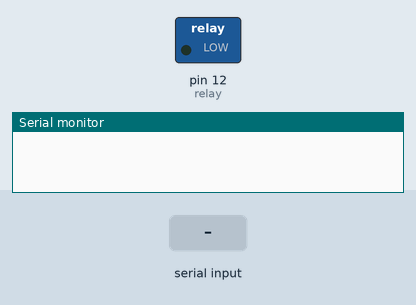
This sketch was run on a simulated Arduino Uno, built with avr-gcc and run on an emulated ATmega328P. On the bench: switched loads named in the sketch (green lamp = pin HIGH), the last lines printed to the serial monitor. Inputs (shaded band) come from the test bench.

Above: at 1.2 s.
1.3 s: "*turn on the light" received over Serial
At 2.6 s:
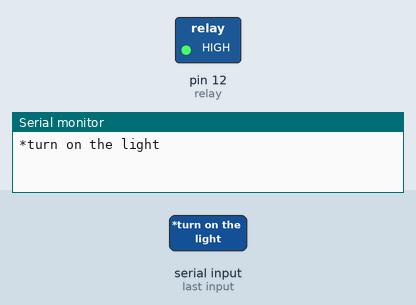
2.9 s: "*turn off the light" received over Serial
At 4.2 s:
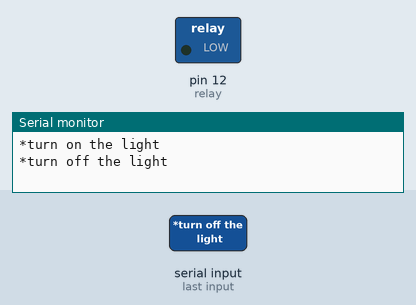
Timing chart, 0 to 5.9 s (numbered marks = the images above; inputs shaded):
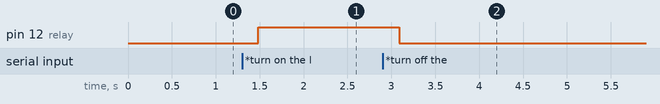

The sketch:

voice-controlled-light.ino
```cpp
//Tech Trends Shameer
//Voice Controlled Light

String voice;

#define relay 12

void setup()
{                                            // put your setup code here, to run once:
  Serial.begin(9600);
  pinMode(relay, OUTPUT);
  digitalWrite(relay, LOW);
}

  int relayVal;

void loop() {

  while (Serial.available())   //Check if there is an available byte to read
  {
  delay(10);                   //Delay added to make thing stable
  char c = Serial.read();      //Conduct a serial read
  if (c == '#') {break;}       //Exit the loop when the # is detected after the word
  voice += c;                  //Shorthand for voice = voice + c
  }

  if (voice.length() > 0) {
    Serial.println(voice);
  //----------Control Light----------//

       if(voice == "*turn on the light")       // To tune ON the bulb
     {
     digitalWrite(relay, HIGH);
     }
  else if(voice == "*turn off the light")      // To turn OFF the bulb
     {
    digitalWrite(relay, LOW);
     }

voice="";                            //Reset the variable after initiating
}
}
```

Measured:
- after the input at 1.3 s, pin 12 (relay): LOW → HIGH after 0.18 s
- after the input at 2.9 s, pin 12 (relay): HIGH → LOW after 0.19 s
